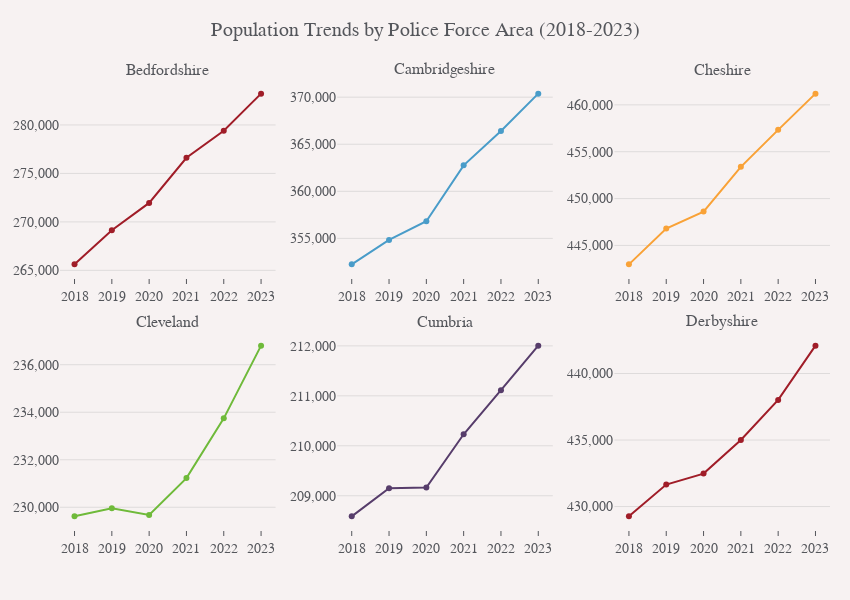

The notebook cell this image was saved under:
### Markdown cell above
### Examining population trends by PFA to understand growth patterns

### Code cell
import plotly.graph_objects as go
from plotly.subplots import make_subplots
import plotly.io as pio
from src.visualization import prt_theme


pio.templates.default = "prt_template"
# Check the year range in our population data
print("Population data year range:", population_data['year'].min(), "to", population_data['year'].max())
print("Custody data year range:", custody_data['year'].min(), "to", custody_data['year'].max())

# Look at recent population trends for a few example PFAs
sample_pfas = population_data['pfa'].unique()[1:7]
recent_data = population_data[population_data['year'] >= 2018].copy()

# Create subplots using Plotly
fig = make_subplots(
    rows=2, cols=3,
    subplot_titles=sample_pfas,
    vertical_spacing=0.12,
    horizontal_spacing=0.08
)

for i, pfa in enumerate(sample_pfas):
    pfa_data = recent_data[recent_data['pfa'] == pfa].groupby('year')['freq'].sum().reset_index()
    
    # Calculate row and column position (Plotly uses 1-based indexing)
    row = (i // 3) + 1
    col = (i % 3) + 1
    
    fig.add_trace(
        go.Scatter(
            x=pfa_data['year'],
            y=pfa_data['freq'],
            mode='lines+markers',
            name=pfa,
            showlegend=False,
            line=dict(width=2),
            marker=dict(size=6)
        ),
        row=row, col=col
    )

# Update layout
fig.update_layout(
    margin=dict(l=60, r=20),
    height=600,
    width=850,
    title_text="Population Trends by Police Force Area (2018-2023)",
)

# Update x and y axis labels
fig.update_xaxes(title_text="", nticks=6)
fig.update_yaxes(title_text="", nticks=5, tickformat=",.0f")

fig.show()

### Figure 1 — Plotly figure (JSON) as saved in the notebook; plotly's stock layout.template omitted (floating-point values rounded to 4 significant figures)
{"data": [{"line": {"width": 2}, "marker": {"size": 6}, "mode": "lines+markers", "name": "Bedfordshire", "showlegend": false, "type": "scatter", "x": [2018, 2019, 2020, 2021, 2022, 2023], "xaxis": "x", "y": [265617, 269144, 271958, 276615, 279401, 283232], "yaxis": "y"}, {"line": {"width": 2}, "marker": {"size": 6}, "mode": "lines+markers", "name": "Cambridgeshire", "showlegend": false, "type": "scatter", "x": [2018, 2019, 2020, 2021, 2022, 2023], "xaxis": "x2", "y": [352243, 354839, 356827, 362760, 366405, 370373], "yaxis": "y2"}, {"line": {"width": 2}, "marker": {"size": 6}, "mode": "lines+markers", "name": "Cheshire", "showlegend": false, "type": "scatter", "x": [2018, 2019, 2020, 2021, 2022, 2023], "xaxis": "x3", "y": [442982, 446796, 448612, 453388, 457332, 461195], "yaxis": "y3"}, {"line": {"width": 2}, "marker": {"size": 6}, "mode": "lines+markers", "name": "Cleveland", "showlegend": false, "type": "scatter", "x": [2018, 2019, 2020, 2021, 2022, 2023], "xaxis": "x4", "y": [229619, 229956, 229679, 231228, 233742, 236801], "yaxis": "y4"}, {"line": {"width": 2}, "marker": {"size": 6}, "mode": "lines+markers", "name": "Cumbria", "showlegend": false, "type": "scatter", "x": [2018, 2019, 2020, 2021, 2022, 2023], "xaxis": "x5", "y": [208587, 209151, 209165, 210231, 211113, 212005], "yaxis": "y5"}, {"line": {"width": 2}, "marker": {"size": 6}, "mode": "lines+markers", "name": "Derbyshire", "showlegend": false, "type": "scatter", "x": [2018, 2019, 2020, 2021, 2022, 2023], "xaxis": "x6", "y": [429264, 431654, 432477, 435001, 438019, 442096], "yaxis": "y6"}], "layout": {"annotations": [{"font": {"size": 16}, "showarrow": false, "text": "Bedfordshire", "x": 0.14, "xanchor": "center", "xref": "paper", "y": 1, "yanchor": "bottom", "yref": "paper"}, {"font": {"size": 16}, "showarrow": false, "text": "Cambridgeshire", "x": 0.5, "xanchor": "center", "xref": "paper", "y": 1, "yanchor": "bottom", "yref": "paper"}, {"font": {"size": 16}, "showarrow": false, "text": "Cheshire", "x": 0.86, "xanchor": "center", "xref": "paper", "y": 1, "yanchor": "bottom", "yref": "paper"}, {"font": {"size": 16}, "showarrow": false, "text": "Cleveland", "x": 0.14, "xanchor": "center", "xref": "paper", "y": 0.44, "yanchor": "bottom", "yref": "paper"}, {"font": {"size": 16}, "showarrow": false, "text": "Cumbria", "x": 0.5, "xanchor": "center", "xref": "paper", "y": 0.44, "yanchor": "bottom", "yref": "paper"}, {"font": {"size": 16}, "showarrow": false, "text": "Derbyshire", "x": 0.86, "xanchor": "center", "xref": "paper", "y": 0.44, "yanchor": "bottom", "yref": "paper"}], "height": 600, "margin": {"l": 60, "r": 20}, "title": {"text": "Population Trends by Police Force Area (2018-2023)"}, "width": 850, "xaxis": {"anchor": "y", "domain": [0, 0.28], "nticks": 6, "title": {"text": ""}}, "xaxis2": {"anchor": "y2", "domain": [0.36, 0.64], "nticks": 6, "title": {"text": ""}}, "xaxis3": {"anchor": "y3", "domain": [0.72, 1], "nticks": 6, "title": {"text": ""}}, "xaxis4": {"anchor": "y4", "domain": [0, 0.28], "nticks": 6, "title": {"text": ""}}, "xaxis5": {"anchor": "y5", "domain": [0.36, 0.64], "nticks": 6, "title": {"text": ""}}, "xaxis6": {"anchor": "y6", "domain": [0.72, 1], "nticks": 6, "title": {"text": ""}}, "yaxis": {"anchor": "x", "domain": [0.56, 1], "nticks": 5, "tickformat": ",.0f", "title": {"text": ""}}, "yaxis2": {"anchor": "x2", "domain": [0.56, 1], "nticks": 5, "tickformat": ",.0f", "title": {"text": ""}}, "yaxis3": {"anchor": "x3", "domain": [0.56, 1], "nticks": 5, "tickformat": ",.0f", "title": {"text": ""}}, "yaxis4": {"anchor": "x4", "domain": [0, 0.44], "nticks": 5, "tickformat": ",.0f", "title": {"text": ""}}, "yaxis5": {"anchor": "x5", "domain": [0, 0.44], "nticks": 5, "tickformat": ",.0f", "title": {"text": ""}}, "yaxis6": {"anchor": "x6", "domain": [0, 0.44], "nticks": 5, "tickformat": ",.0f", "title": {"text": ""}}}}
